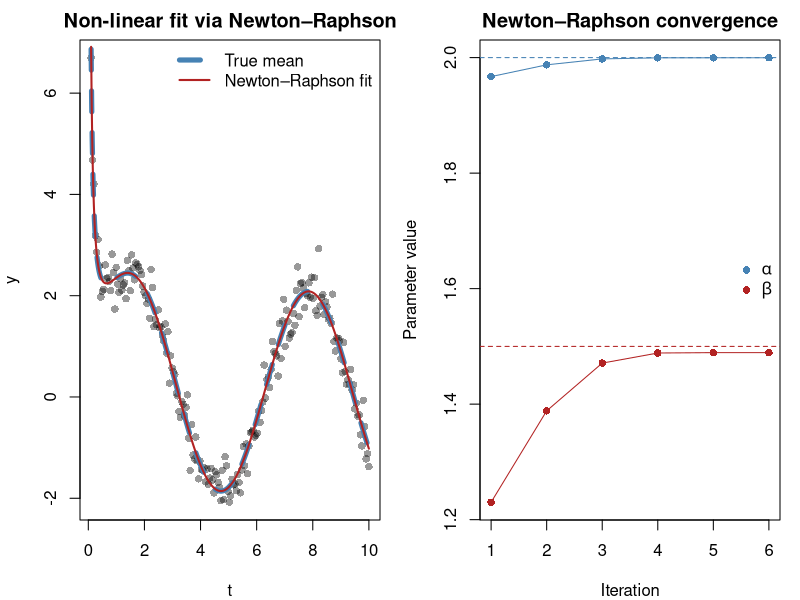

Generate this figure with R:
## ===============================
## 1. Generate data
## ===============================

set.seed(123)

n <- 200
t <- seq(0.1, 10, length.out = n)

alpha_true <- 2.0
beta_true  <- 1.5
sigma      <- 0.3

mu <- alpha_true * sin(t) + 1 / (beta_true * t)
y  <- mu + rnorm(n, 0, sigma)

## ===============================
## 2. Define model components
## ===============================

model_mean <- function(theta, t) {
  alpha <- theta[1]
  beta  <- theta[2]
  alpha * sin(t) + 1 / (beta * t)
}

## Least squares objective
objective <- function(theta, y, t) {
  r <- y - model_mean(theta, t)
  sum(r^2)
}

## Gradient
gradient <- function(theta, y, t) {
  alpha <- theta[1]
  beta  <- theta[2]
  
  r <- y - model_mean(theta, t)
  
  d_mu_d_alpha <- sin(t)
  d_mu_d_beta  <- -1 / (beta^2 * t)
  
  grad_alpha <- -2 * sum(r * d_mu_d_alpha)
  grad_beta  <- -2 * sum(r * d_mu_d_beta)
  
  c(grad_alpha, grad_beta)
}

## Hessian
hessian <- function(theta, y, t) {
  alpha <- theta[1]
  beta  <- theta[2]
  
  r <- y - model_mean(theta, t)
  
  d_mu_d_alpha <- sin(t)
  d_mu_d_beta  <- -1 / (beta^2 * t)
  d2_mu_d_beta2 <- 2 / (beta^3 * t)
  
  H_aa <- 2 * sum(d_mu_d_alpha^2)
  H_ab <- 2 * sum(d_mu_d_alpha * d_mu_d_beta)
  H_bb <- 2 * sum(d_mu_d_beta^2 - r * d2_mu_d_beta2)
  
  matrix(c(H_aa, H_ab,
           H_ab, H_bb),
         nrow = 2, byrow = TRUE)
}

## ===============================
## 3. Newton–Raphson optimizer
## ===============================

newton_raphson <- function(theta_init, y, t, tol = 1e-6, max_iter = 50) {
  theta <- theta_init
  history <- matrix(NA, nrow = max_iter, ncol = 2)
  
  for (k in 1:max_iter) {
    g <- gradient(theta, y, t)
    H <- hessian(theta, y, t)
    
    step <- solve(H, g)
    theta_new <- theta - step
    
    history[k, ] <- theta_new
    
    if (max(abs(theta_new - theta)) < tol) {
      history <- history[1:k, , drop = FALSE]
      return(list(theta = theta_new,
                  history = history,
                  iter = k))
    }
    
    theta <- theta_new
  }
  
  stop("Newton–Raphson did not converge")
}

## ===============================
## 4. Run optimization
## ===============================

theta_init <- c(alpha = 1, beta = 1)

fit <- newton_raphson(theta_init, y, t)

fit$theta
#> Estimated parameters

## ===============================
## 5. Diagnostic plots
## ===============================

pdf("Images/Newton_Raphson_Diagnostics.pdf", width = 10, height = 5)
par(mfrow = c(1, 2), mar = c(4, 4, 2, 1))

## (a) Data + fitted curve
t_grid <- seq(min(t), max(t), length.out = 500)

plot(t, y,
     pch = 16, col = rgb(0, 0, 0, 0.4),
     xlab = "t", ylab = "y",
     main = "Non-linear fit via Newton–Raphson")

lines(t_grid,
      model_mean(c(alpha_true, beta_true), t_grid),
      col = "steelblue", lwd = 5, lty = 2)

lines(t_grid,
      model_mean(fit$theta, t_grid),
      col = "firebrick", lwd = 2)

legend("topright",
       legend = c("True mean", "Newton–Raphson fit"),
       col = c("steelblue", "firebrick"),
       lwd = c(5,2), lty = c(2,1), bty = "n")

## (b) Parameter trajectories
plot(fit$history[,1], type = "o",
     pch = 16, col = "steelblue",
     ylim = range(fit$history),
     xlab = "Iteration", ylab = "Parameter value",
     main = "Newton–Raphson convergence")

lines(fit$history[,2], type = "o",
      pch = 16, col = "firebrick")

abline(h = alpha_true, col = "steelblue", lty = 2)
abline(h = beta_true, col = "firebrick", lty = 2)

legend("right",
       legend = c(expression(alpha), expression(beta)),
       col = c("steelblue", "firebrick"),
       pch = 16, bty = "n")

dev.off()